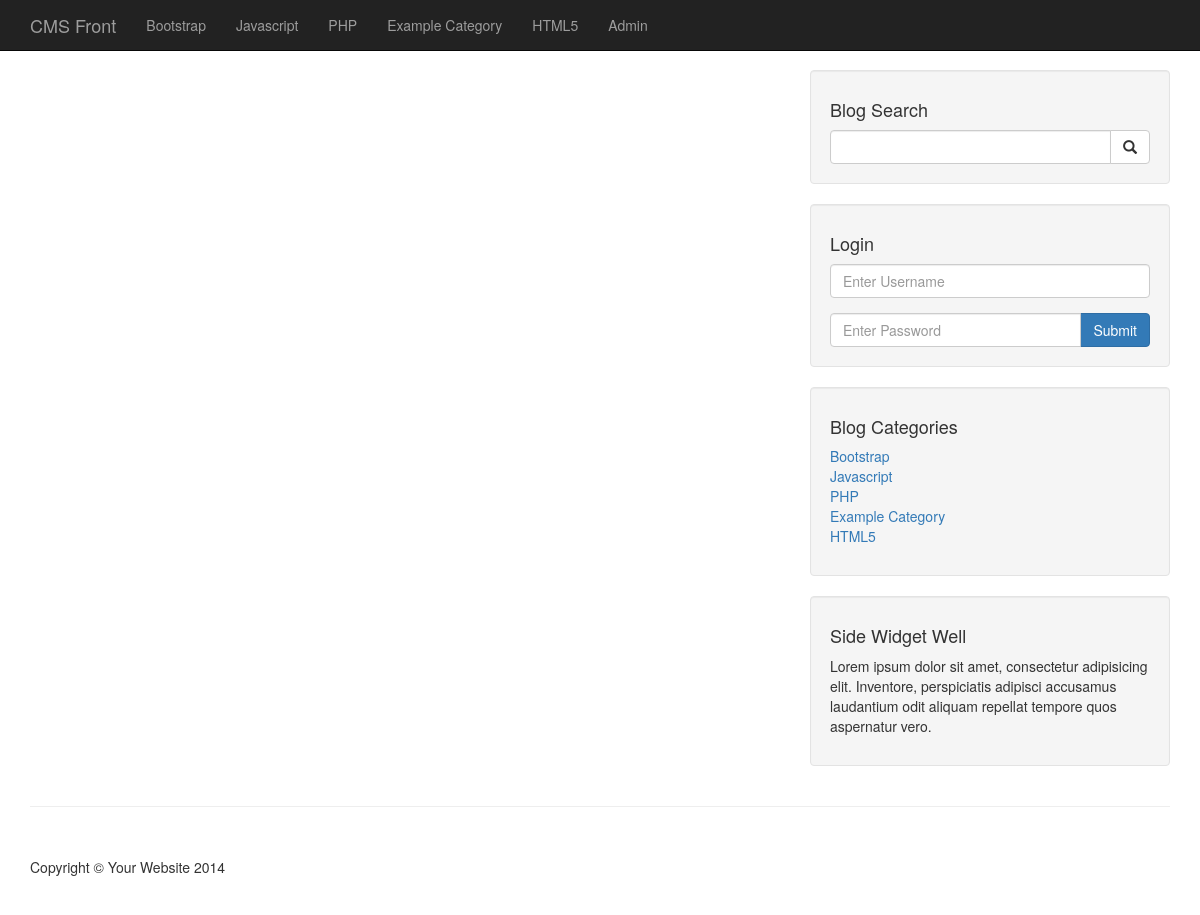
The app's page /category.php?category=12, older data.
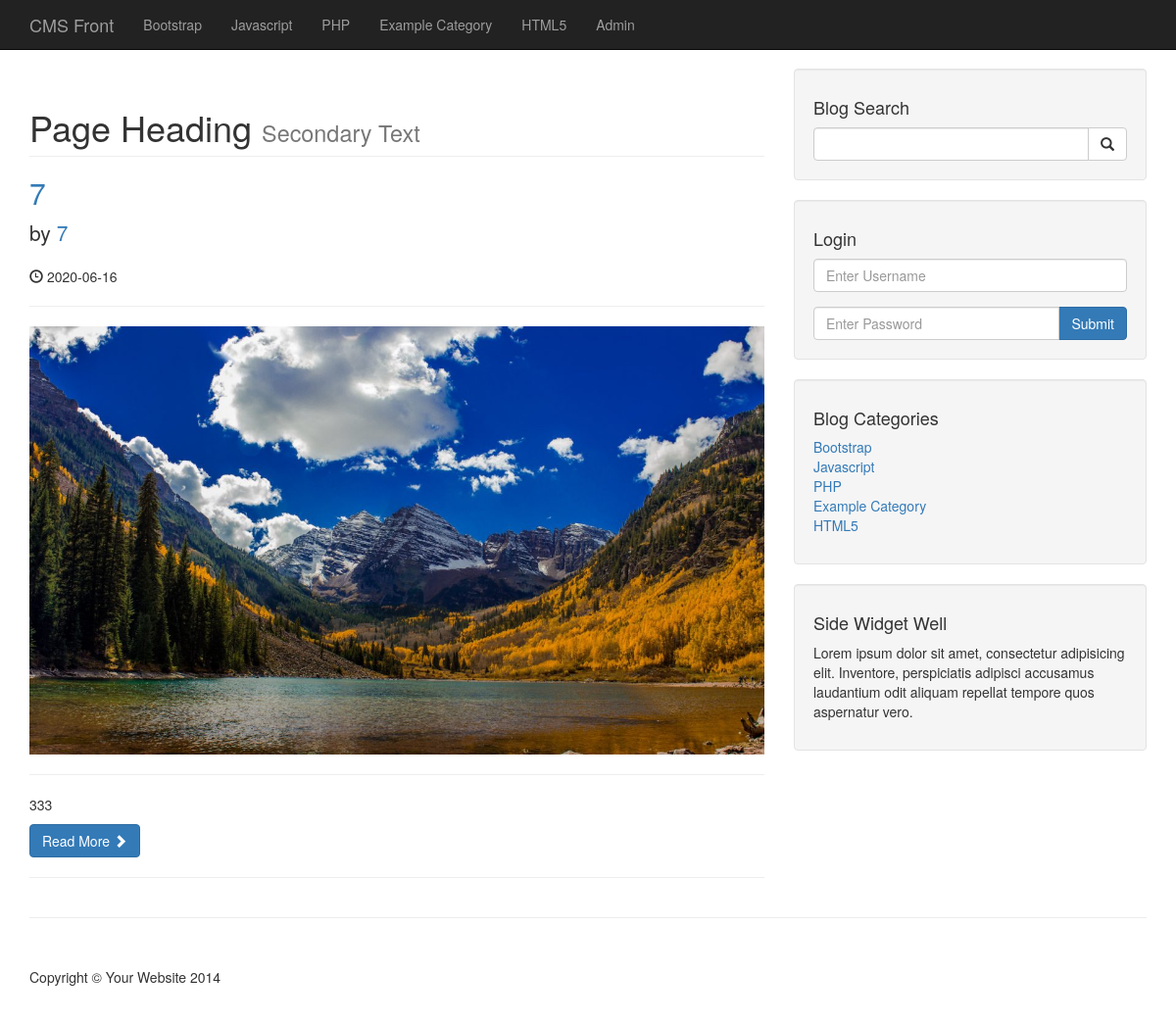
The same page, newer data.
### tables this page shows
CREATE TABLE `categories` (
  `cat_id` int(3) NOT NULL,
  `cat_title` varchar(255) NOT NULL
);

CREATE TABLE `posts` (
  `post_id` int(3) NOT NULL,
  `post_category_id` int(3) NOT NULL,
  `post_title` varchar(255) NOT NULL,
  `post_author` varchar(255) NOT NULL,
  `post_date` date NOT NULL,
  `post_image` text NOT NULL,
  `post_content` text NOT NULL,
  `post_tags` varchar(255) NOT NULL,
  `post_comment_count` int(11) NOT NULL,
  `post_status` varchar(255) NOT NULL DEFAULT 'draft'
);

### category.php (the view)
<?php include "includes/header.php" ?>
<?php include "includes/db.php" ?>
<?php include "includes/navigation.php"?>
<div class="container">
    <div class="row">
        <div class="col-md-8">
            <?php
            if (isset($_GET['category'])){
                $post_category_id = $_GET['category'];
            }
            $query = "SELECT * FROM posts WHERE post_category_id = $post_category_id ";
            $select_all_posts_query = mysqli_query($connection,$query);
            while ($row = mysqli_fetch_assoc($select_all_posts_query)){
                $post_id = $row['post_id'];
                $post_title = $row['post_title'];
                $post_author = $row['post_author'];
                $post_date = $row['post_date'];
                $post_image = $row['post_image'];
                $post_content = substr($row['post_content'], 0,100);
                ?>
                <h1 class="page-header">
                    Page Heading
                    <small>Secondary Text</small>
                </h1>
                <h2>
                    <a href="post.php?p_id=<?php echo $post_id ?>"><?php echo $post_title ?></a>
                </h2>
                <p class="lead">
                    by <a href="index.php"><?php echo $post_author ?></a>
                </p>
                <p><span class="glyphicon glyphicon-time"></span> <?php echo $post_date ?></p>
                <hr>
                <img class="img-responsive" src="images/<?php echo $post_image ?>" alt="">
                <hr>
                <p><?php echo $post_content ?></p>
                <a class="btn btn-primary" href="#">Read More <span class="glyphicon glyphicon-chevron-right"></span></a>
                <hr>
                <?php
            }
            ?>
        </div>
        <?php include "includes/sidebar.php"?>
    </div>
    <hr>
    <?php include "includes/footer.php"?>

### includes/navigation.php (shortened to what this page needs)
<nav class="navbar navbar-inverse navbar-fixed-top" role="navigation">
    <div class="container">
        <div class="navbar-header">
            <a class="navbar-brand" href="index.php">CMS Front</a>
        </div>
        <div class="collapse navbar-collapse" id="bs-example-navbar-collapse-1">
            <ul class="nav navbar-nav">
                <?php
                $query = "SELECT * FROM categories";
                $select_all_categories_query = mysqli_query($connection, $query);
                while ($row = mysqli_fetch_assoc($select_all_categories_query)){
                    $cat_title = $row['cat_title'];
                    echo "<li><a href='#'>{$cat_title}</a></li>";
                }
                ?>
                <li>
                    <a href="admin/index.php">Admin</a>
                </li>
            </ul>
        </div>
    </div>
</nav>

### includes/sidebar.php
<div class="col-md-4">
    <div class="well">
        <h4>Blog Search</h4>
        <form action="search.php" method="post">
            <div class="input-group">
                <input name="search" type="text" class="form-control">
                <span class="input-group-btn">
                    <button name="submit" class="btn btn-default" type="submit">
                        <span class="glyphicon glyphicon-search"></span>
                    </button>
                </span>
            </div>
        </form>
    </div>
    <div class="well">
        <h4>Login</h4>
        <form action="includes/login.php" method="post">
            <div class="form-group">
                <input name="username" type="text" class="form-control" placeholder="Enter Username">
            </div>
            <div class="input-group">
                <input name="password" type="password" class="form-control" placeholder="Enter Password">
                <span class="input-group-btn">
                    <button class="btn btn-primary" name="login" type="submit">Submit</button>
                </span>
            </div>
        </form>
    </div>
    <div class="well">
        <?php
        $query = "SELECT * FROM categories";
        $select_all_categories_sidebar = mysqli_query($connection, $query);
        ?>
        <h4>Blog Categories</h4>
        <div class="row">
            <div class="col-lg-12">
                <ul class="list-unstyled">
                    <?php
                    while ($row =mysqli_fetch_assoc($select_all_categories_sidebar)){
                        $cat_title = $row['cat_title'];
                        $cat_id = $row['cat_id'];
                        echo "<li><a href='category.php?category=$cat_id'>{$cat_title}</a></li>";
                    }
                    ?>
                </ul>
            </div>
        </div>
    </div>
   <?php include "widget.php"  ?>
</div>

Row changes from the older to the newer data that the page shows:
added posts: post_title "7", post_author "7", post_date "2020-06-16", post_image (picture), post_content "333"
